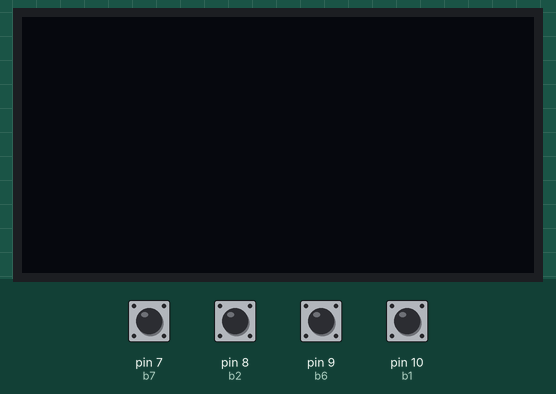
A sketch run on a simulated SparkFun Pro Micro, built with avr-gcc and run on an emulated ATmega32U4. Parts: 128×64 one-colour display. Inputs (shaded band) come from the test bench; at power-on: pin 7 (b7), pin 8 (b2), pin 9 (b6), pin 10 (b1) HIGH.

Above: at 1.4 s.
1.5 s: pin 8 (b2) pulled LOW for 0.15 s
At 3.2 s:
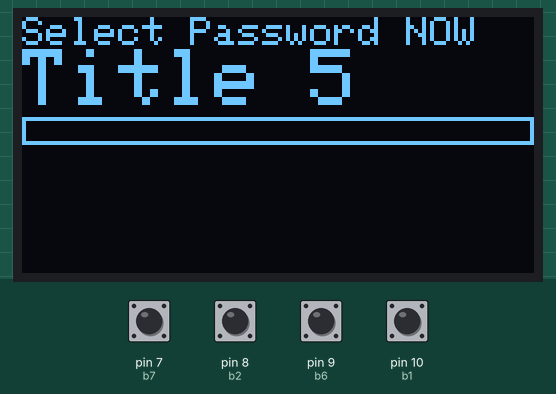
4.6 s: pin 10 (b1) pulled LOW for 0.15 s
At 5.4 s:
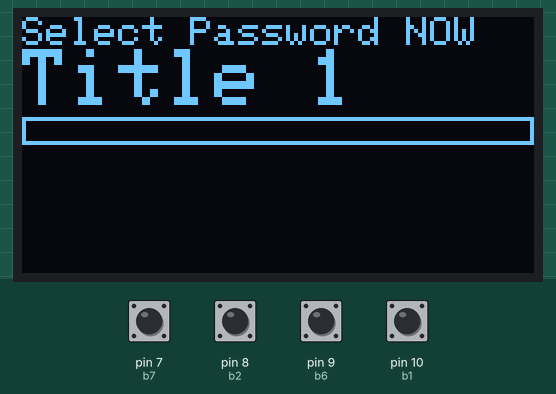
7.7 s: pin 7 (b7) pulled LOW for 0.15 s
At 7.86 s:
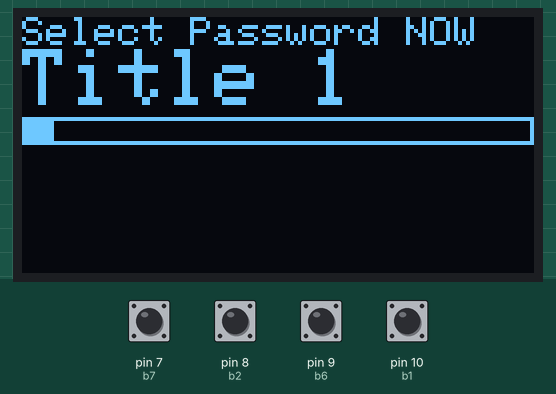
9.5 s: pin 8 (b2) pulled LOW for 1 s
At 11.1 s:
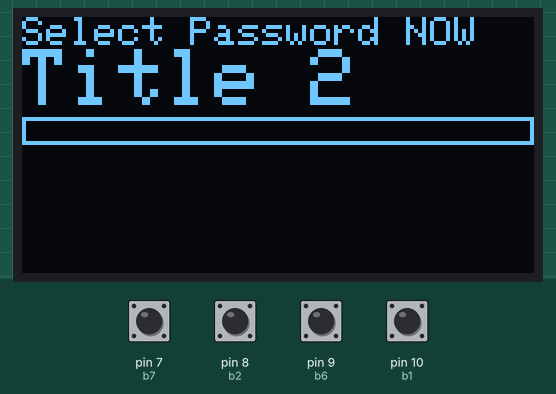
12.0 s: pin 10 (b1) pulled LOW for 1 s
At 12.45 s:
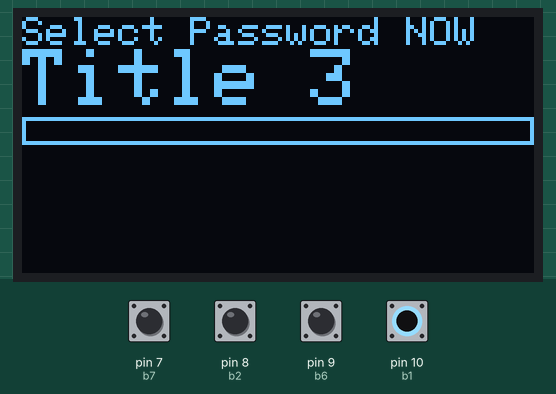
16.0 s: pin 9 (b6) pulled LOW for 0.15 s
At 16.17 s:
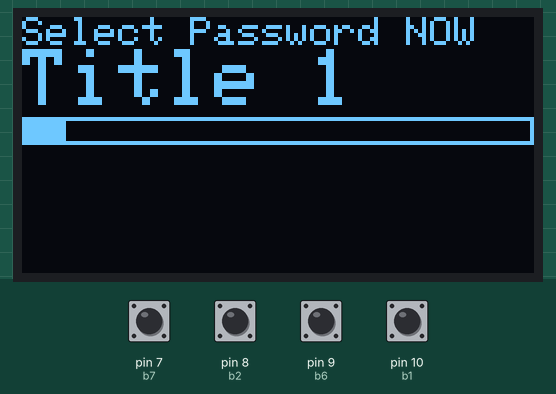
Timing chart, 0 to 18.8 s (numbered marks = the images above; inputs shaded):
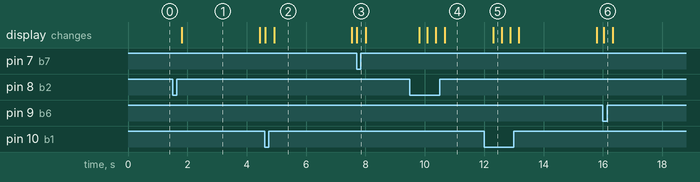

Measured:
- after the input at 1.5 s, the display: changes after 0.31 s (image 1)
- after the input at 9.5 s, the display: first changes after 0.31 s (image 4 shows a later state)

The sketch:

Arduino-Password-Keyboard.ino
```cpp
/*
  Arduino Password Keyboard
  This little code shows you how easy you can use a Pro Micro as a Password-Keyboard.
  Freely usable for all with the exception of military and other anti-social activities.
  Created 12.9.2015 by Marc-André Tragé

  Pinout for Arduino Pro Micro

  DISPALY Binding
  GND = GND
  5V  = 5V  (VCC)
  SDA = 2   (SDA)
  SCK = 3   (SCL)

  If you have any useful changes or improvements please let me know.
  (Not a wish (but a command)) have fun (NOW (and for the rest of your life))!
*/

// Keyboard output
#include <Keyboard.h>

// OLED-Display
//#include <Adafruit_GFX.h>
#include <Adafruit_SSD1306.h>
#define OLED_RESET 4
Adafruit_SSD1306 display(OLED_RESET);


int countsz = 5; // Number of Passwords
int b3 = 4;  // OK - Button
int b1 = 10; // DW - Button
int b2 = 8;  // UP - Button

int b4 = 5;  // MENU 1 Button
int b5 = 6;  // MENU 2 Button
int b6 = 9;  // MENU 3 Button
int b7 = 7;  // MENU 4 Button

//             PW-Name     Password
String TN1  = "Title 1";   String PW1  = "Password1";
String TN2  = "Title 2";   String PW2  = "Password2";
String TN3  = "Title 3";   String PW3  = "Password3";
String TN4  = "Title 4";   String PW4  = "Password4";
String TN5  = "Title 5";   String PW5  = "Password5";

String MPW1 = "Direct Password Button 1";
String MPW2 = "Direct Password Button 2";
String MPW3 = "Direct Password Button 3";
String MPW4 = "Direct Password Button 4";

int rstimer = 0, counter = 0;
String PWA = "";

// Login STOP Password °)
int ulb1, ulb2, ulb3, ulb4;
int STOP       = 0;  // 0 = Login Question OFF
                     // 1 = Login Question ON
                     //     Unlock = plugin the usb conection and press Menu Button 1 2 3 4 hold OK Button if the display turns black, it is unlocked
int STOP_count = 0;
int STOP_ok    = 0;

void setup() {
  pinMode(b1, INPUT_PULLUP);
  pinMode(b2, INPUT_PULLUP);
  pinMode(b3, INPUT_PULLUP);
  pinMode(b4, INPUT_PULLUP);
  pinMode(b5, INPUT_PULLUP);
  pinMode(b6, INPUT_PULLUP);
  pinMode(b7, INPUT_PULLUP);
  // Serial.begin(9600);
  display.begin(SSD1306_SWITCHCAPVCC, 0x3C);
  display.clearDisplay();
  delay(250);
  display.clearDisplay();
}

// Clear Display
int Reset() {
  rstimer = 0;
  counter = 0;
  display.clearDisplay();
  display.display();
  delay(250);
  display.clearDisplay();
}

// Write Information
int writeR() {
  display.display();
  display.clearDisplay();
  display.setRotation(2);                   // 180° Rotation
  display.setTextSize(1);
  display.setTextColor(WHITE);
  display.setCursor(0, 0);
  display.println("Select Password NOW");
  display.setCursor(0,8);
  display.setTextSize(2);
  display.drawLine(0,25,127,25,  WHITE);
  display.drawLine(0,25,0,30,    WHITE);
  display.drawLine(127,25,127,30,WHITE);
  display.drawLine(0,31,127,31,  WHITE);
  if (counter == 1){display.println(TN1);}
  if (counter == 2){display.println(TN2);}
  if (counter == 3){display.println(TN3);}
  if (counter == 4){display.println(TN4);}
  if (counter == 5){display.println(TN5);}
  delay(250);
}

// Start output
int Run() {
  if (counter == 0){return true;} delay(10); // Arduino Vacation Position
  if (counter == 100){PWA = MPW1;} delay(10);
  if (counter == 200){PWA = MPW2;} delay(10);
  if (counter == 300){PWA = MPW3;} delay(10);
  if (counter == 400){PWA = MPW4;} delay(10);
  if (counter == 1){PWA = PW1;} delay(10);
  if (counter == 2){PWA = PW2;} delay(10);
  if (counter == 3){PWA = PW3;} delay(10);
  if (counter == 4){PWA = PW4;} delay(10);
  if (counter == 5){PWA = PW5;} delay(10);

  // USB-Keyboard write the selected Password with write-delay.
  int PWL = PWA.length();
   for (int i=0; i <= PWL; i++){
      Keyboard.print(PWA[i]);
      delay(5);
   }
  delay(10);
  Keyboard.print("\n"); // Return
  rstimer = 0;
  counter = 0;
  display.clearDisplay();
  display.display();
  display.clearDisplay();
  delay(250);
}


void loop() {
  STOP_ok = STOP_ok+1;
  if (STOP == 1){
      display.display();
      display.clearDisplay();
      display.setRotation(2);                   // 180° Rotation
      display.setTextSize(1);
      display.setTextColor(WHITE);
      display.setCursor(0, 0);
      display.print("YOU ARE NOT SEXY");
      display.setTextSize(2);
      display.setCursor(0, 8);
      display.print("BLOCKED");
      display.display();
      if (digitalRead(b3) == LOW){STOP_count = STOP_count+1;}
      if (digitalRead(b4) == LOW){ulb1=1;STOP_count=0;}
      if (digitalRead(b5) == LOW){ulb2=1;STOP_count=0;}
      if (digitalRead(b6) == LOW){ulb3=1;STOP_count=0;}
      if (digitalRead(b7) == LOW){ulb4=1;STOP_count=0;}
      if (STOP_ok>300){
        ulb1=0;
        ulb2=0;
        ulb3=0;
        ulb4=0;
        STOP_count=0;
        }
      if (ulb3==1 & ulb4==1 & STOP_count>50){
        display.display();
        display.clearDisplay();
        display.display();
        STOP=0;
      }
      }
    else{
      // Check Menu 1-4 MENU1Button
      //if (digitalRead(b4) == LOW){counter=100; Run();}
      //if (digitalRead(b5) == LOW){counter=200; Run();}
      if (digitalRead(b6) == LOW){counter=300; Run();}
      if (digitalRead(b7) == LOW){counter=400; Run();}

  // Check OK-Button
  if (digitalRead(b3) == LOW) {Run();}

  // Check DOWN-Button
  if (digitalRead(b1) == LOW) {
    rstimer = 0;
    if (countsz >= counter + 1) {
      counter = counter + 1;
    }
    else {
      counter = 1;
    }
    writeR();
    return;
  }

  // Check UP-Button
  if (digitalRead(b2) == LOW) {
    rstimer = 0;
    if (2 <= counter) {
      counter = counter - 1;
    }
    else {
      counter = countsz;
    }
    writeR();
    return;
  }

// Countdown-Bar
if(counter!=0){
  rstimer = rstimer + 1;
  if (rstimer <= 227) {
      int setb = rstimer-100;
      display.display();
      display.drawLine(0,26,setb,26,WHITE);
      display.drawLine(0,27,setb,27,WHITE);
      display.drawLine(0,28,setb,28,WHITE);
      display.drawLine(0,29,setb,29,WHITE);
      display.drawLine(0,30,setb,30,WHITE);
    }
  else{
      rstimer = 0;
      counter = 0;
      display.clearDisplay();
      display.display();
      display.clearDisplay();
      delay(100);
    }
  }
 }
  // delay(25);   // optional use only if an intervention is not possible
}
```
